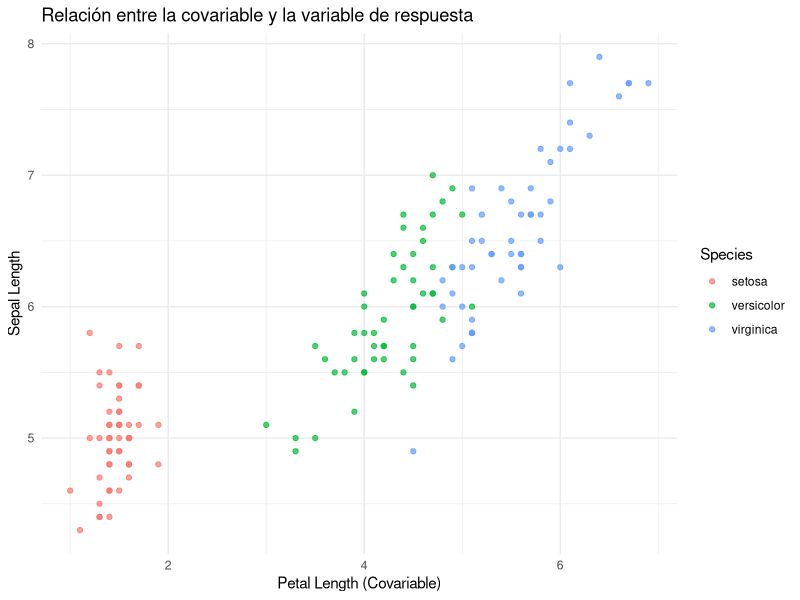

The R script that drew this image:
## ---- chunk 1
# Selección de datos
data(iris)

# Quitamos Petal width tener dos variables de respuesta y una covariable
datos <- iris[,c("Sepal.Length","Sepal.Width","Petal.Length","Species")]
head(datos)

# Graficamos nuestros datos
library(ggplot2)
ggplot(datos, aes(Petal.Length, Sepal.Length, color = Species)) +
  geom_point(alpha = 0.7) +
  labs(title = "Relación entre la covariable y la variable de respuesta",
       x = "Petal Length (Covariable)",
       y = "Sepal Length") +
  theme_minimal()

# Modelo de mancova
modelo_mancova <- manova(
  cbind(Sepal.Length, Sepal.Width) ~ Species + Petal.Length, # Variables de respuesta dado nuestra variable 
                                                             # independiente más el efecto de la covariable
  data = datos)

summary(modelo_mancova, test = "Wilks")
summary.aov(modelo_mancova)
